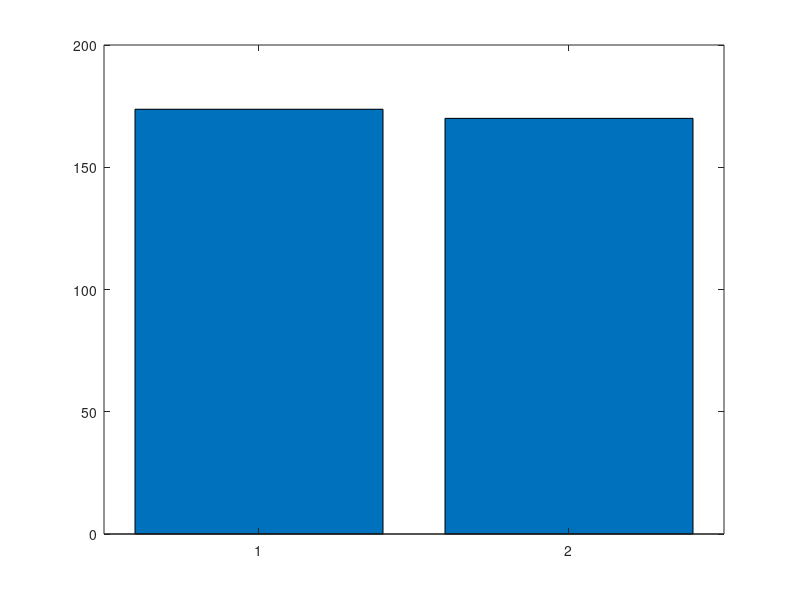

Write MATLAB code to recreate this figure. (Note: this script raises an error after producing the figure.)
% Age and gender of all 15 mice

%7 females and 8 males. For bad learners, there are 2 males and 2 females
% 
%below: the experiment start means the date of the last day in old env

% 1118 f (DOB 8/8/20, experiment start 12/24/20: 4.5 months)  138 days
% 
% 0206 m (DOB 8/9/20, experiment 03/06/21: 7 months) 209 days
% 
% 0207 f (DOB 8/8/20, experiment 03/23/21: 7.5 months) 227 days
% 
% 0208 m (DOB 8/8/20, experiment 03/05/21: 7 months) 209 days
% 
% 0209 m (DOB 8/8/20, experiment 03/12/21: 7 months)  216 days
% 
% 0413 m (DOB 12/10/20, experiment 06/03/21: 6 months) 175 days
% 
% 0519_1 m (DOB 1/21/21, experiment 06/17/21: 5 months) 147 days
% 
% 0519_2 m (DOB 1/21/21, experiment 06/12/21: 5 months)  142 days
% 
% 0802_S5E2 m (DOB 2/8/21, experiment 10/3/21: 8 months)  237 days
% 
% 0811A f (DOB 5/25/21, experiment 11/5/21: 5.5 months)  164 days
% 
% 0811B f (DOB 5/27/21, experiment 11/29/21: 6 months)  186 days
% 
% 1029 m (DOB 7/18/21, experiment 11/30/21: 4.5 months)  135 days
% 
% 1030 f (DOB 7/18/21, experiment 11/23/21: 4 months) 128 days
% 
% 1105_2 f (DOB 7/18/21, experiment 11/21/21: 4 months)  126 days
% 
% 1105_3 f (DOB 7/14/21, experiment 12/13/21: 4 months) 152 days
% 
%
% Did not include this because unimageable after 4-5 days
% 
% 0810 m (DOB 5/27/21, experiment 11/30/21: 6 months) 

%%
ageGood=[138 209 209 216 175 237 186 135 128 126 152];
ageBad=[227 147 142 164];

figure
bar([1 2],[mean(ageGood) mean(ageBad)]);
hold on
errorbar([1 2],[mean(ageGood) mean(ageBad)],[nansem(ageGood) nansem(ageBad)],'k.');
xlim([0 3]);
ylabel('days');
[r,p]=ttest2(ageGood,ageBad)
title(['age p=',num2str(p)]);
saveas(gcf,'age.fig');
save('ageGood.mat','ageGood');
save('ageBad.mat','ageBad');

%% plot performace and age
age=[138 209 227 209 216 175 147 142 237 164 186 135 128 126 152];

   %see whether this correlates with the new env behavior
   load('E:\learningAnalysis\behaviorVSActivity\RunByRun\Final_LickingAllOtherActvParams\lickIndv15.mat');
   LN=lickIndv15{1};
LN=mean(LN,2);

   load('E:\learningAnalysis\behaviorVSActivity\RunByRun\Final_NT_decelerationInTimDiffcm\deceIndv15.mat');
  SN=deceIndv15{4};%150CM before reward
SN=mean(SN,2);

figure
iB=[3 7 8 10];
iG=setdiff([1:1:15],iB);
subplot(121);
plot(age(iB),LN(iB),'m.','MarkerSize',15);
hold on
plot(age(iG),LN(iG),'g.','MarkerSize',15);

[r,p]=corr(age',LN,'tail','right');
title(['age lick p=',num2str(p)]);

subplot(122);
plot(age(iB),SN(iB),'m.','MarkerSize',15);
hold on
plot(age(iG),SN(iG),'g.','MarkerSize',15);

[r,p]=corr(age',SN,'tail','right');
title(['age slow p=',num2str(p)]);

saveas(gcf,'ageLickSlow.fig');

%% gender
iF=[1 3 10 11 13 14 15];
iM=setdiff([1:1:15],iF);
   load('E:\learningAnalysis\behaviorVSActivity\RunByRun\Final_LickingAllOtherActvParams\lickIndv15.mat');
   LN=lickIndv15{1};
LN=mean(LN,2);

   load('E:\learningAnalysis\behaviorVSActivity\RunByRun\Final_NT_decelerationInTimDiffcm\deceIndv15.mat');
  SN=deceIndv15{4};%150CM before reward
SN=mean(SN,2);

LNF=LN(iF);
LNM=LN(iM);

SNF=SN(iF);
SNM=SN(iM);

figure
A=LNF;
B=LNM;
M=[];
S=[];
M(1)=mean(A);
M(2)=mean(B);
S(1)=nansem(A,1);
S(2)=nansem(B,1);

subplot(121)
bar([1 2],M);
hold on
errorbar([1 2],M,S,'.');
names={'female','male'};
set(gca,'xtick',[1 2],'xticklabel',names);
[r,p]=ttest2(A,B);
title(['lick p=',num2str(p)]);


A=SNF;
B=SNM;
M=[];
S=[];
M(1)=mean(A);
M(2)=mean(B);
S(1)=nansem(A,1);
S(2)=nansem(B,1);

subplot(122)
bar([1 2],M);
hold on
errorbar([1 2],M,S,'.');
names={'female','male'};
set(gca,'xtick',[1 2],'xticklabel',names);
[r,p]=ttest2(A,B);
title(['slow p=',num2str(p)]);
saveas(gcf,'genderLickSlow.fig');

